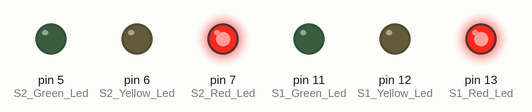
The sketch below on a simulated Arduino Uno, built with avr-gcc and run on an emulated ATmega328P. On the bench: output pins drawn as LEDs (lit = HIGH).

Above: at 0.5 s.
At 3.0 s:
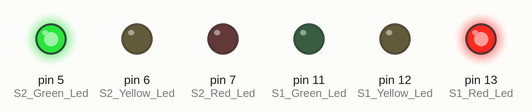
At 6.0 s:
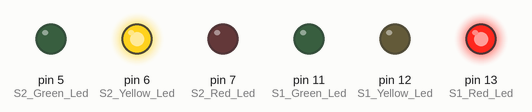
At 10.0 s:
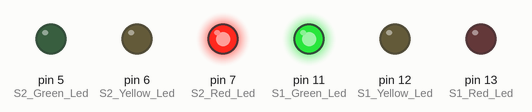
At 13.0 s:
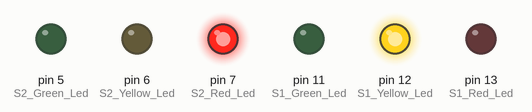
Timing chart, 0 to 18.2 s (numbered marks = the images above):
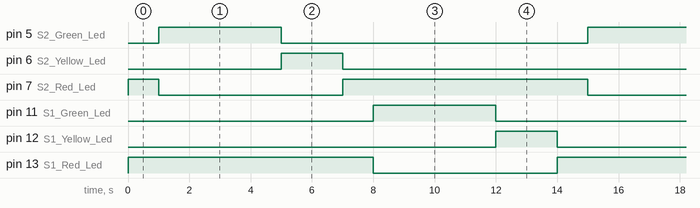

The sketch:

double_semaphore.ino
```cpp
#define S1_Red_Led 13
#define S1_Yellow_Led 12
#define S1_Green_Led 11

#define S2_Red_Led 7
#define S2_Yellow_Led 6
#define S2_Green_Led 5


// the setup routine runs once when you press reset:
void setup() {
  // initialize the digital pin as an output.
  pinMode(S1_Red_Led, OUTPUT);
  pinMode(S1_Yellow_Led, OUTPUT);
  pinMode(S1_Green_Led, OUTPUT);

  pinMode(S2_Red_Led, OUTPUT);
  pinMode(S2_Yellow_Led, OUTPUT);
  pinMode(S2_Green_Led, OUTPUT);

  digitalWrite(S1_Red_Led, HIGH);
  digitalWrite(S1_Yellow_Led, LOW);
  digitalWrite(S1_Green_Led, LOW);

  digitalWrite(S2_Red_Led, HIGH);
  digitalWrite(S2_Yellow_Led, LOW);
  digitalWrite(S2_Green_Led, LOW);

}

// the loop routine runs over and over again forever:
void loop() {

  // Control the Semaphore

  digitalWrite(S1_Red_Led, HIGH);
  delay(1000);
  digitalWrite(S2_Red_Led, LOW);

  digitalWrite(S2_Green_Led, HIGH);
  delay(4000);

  digitalWrite(S2_Green_Led, LOW);
  digitalWrite(S2_Yellow_Led, HIGH);
  delay(2000);
  digitalWrite(S2_Yellow_Led, LOW);

  digitalWrite(S2_Red_Led, HIGH);
  delay(1000);
  digitalWrite(S1_Red_Led, LOW);
  digitalWrite(S1_Green_Led, HIGH);
  delay(4000);

  digitalWrite(S1_Green_Led, LOW);
  digitalWrite(S1_Yellow_Led, HIGH);
  delay(2000);
  digitalWrite(S1_Yellow_Led, LOW);

}
```

Measured:
- by itself, pin 5 (S2_Green_Led), pin 11 (S1_Green_Led): alternates HIGH for 4.0 s and LOW for 10.0 s
- by itself, pin 6 (S2_Yellow_Led), pin 12 (S1_Yellow_Led): alternates HIGH for 2.0 s and LOW for 12.0 s
- by itself, pin 7 (S2_Red_Led), pin 13 (S1_Red_Led): alternates HIGH for 8.0 s and LOW for 6.0 s
